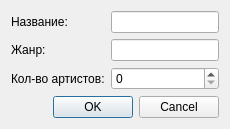
<?xml version="1.0" encoding="UTF-8"?>
<ui version="4.0">
 <class>CategoriesDialog</class>
 <widget class="QDialog" name="CategoriesDialog">
  <property name="windowTitle">
   <string>Категория артистов</string>
  </property>
  <layout class="QFormLayout" name="formLayout">
   <item row="0" column="0">
    <widget class="QLabel" name="labelName">
     <property name="text">
      <string>Название:</string>
     </property>
    </widget>
   </item>
   <item row="0" column="1">
    <widget class="QLineEdit" name="lineEditName"/>
   </item>
   <item row="1" column="0">
    <widget class="QLabel" name="labelGenre">
     <property name="text">
      <string>Жанр:</string>
     </property>
    </widget>
   </item>
   <item row="1" column="1">
    <widget class="QLineEdit" name="lineEditGenre"/>
   </item>
   <item row="2" column="0">
    <widget class="QLabel" name="labelArtists">
     <property name="text">
      <string>Кол-во артистов:</string>
     </property>
    </widget>
   </item>
   <item row="2" column="1">
    <widget class="QSpinBox" name="spinBoxArtists">
     <property name="minimum">
      <number>0</number>
     </property>
     <property name="maximum">
      <number>999999</number>
     </property>
    </widget>
   </item>
   <item row="3" column="0" colspan="2">
    <widget class="QDialogButtonBox" name="buttonBox">
     <property name="standardButtons">
      <set>QDialogButtonBox::Cancel|QDialogButtonBox::Ok</set>
     </property>
    </widget>
   </item>
  </layout>
 </widget>
</ui>
